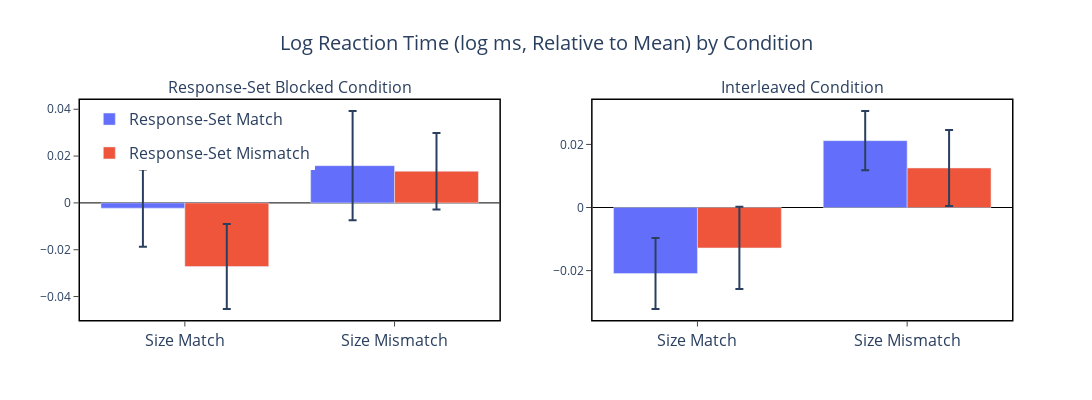
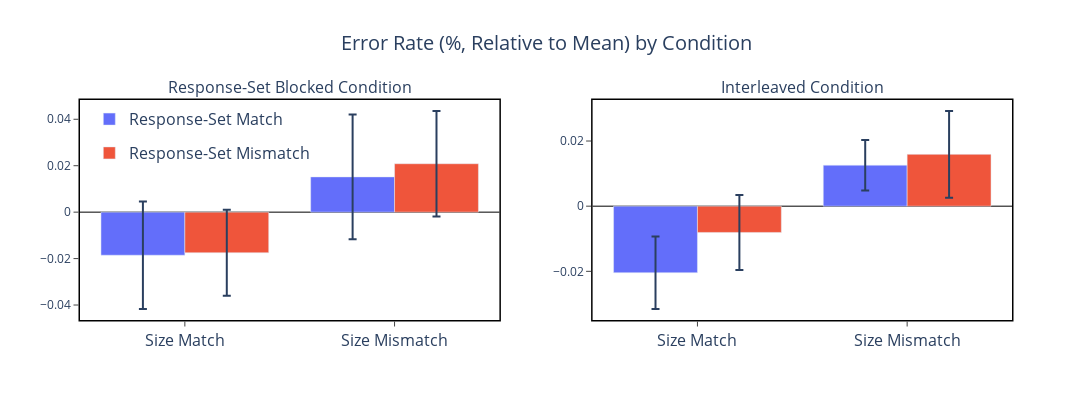

Notebook code cell kept with these figures, in order:
### Markdown cell above
### Plots

### Code cell
behavioral_data['cat_condition'] = behavioral_data['rand_condition']

acc_data = behavioral_data[behavioral_data.participant_type=='random']
acc_data = acc_data.groupby(['block_type_agg','size_condition','cat_condition','participant'],as_index=False).mean()
acc_data_interleaved = acc_data[acc_data.block_type_agg=='interleaved']
acc_data_blocked = acc_data[acc_data.block_type_agg=='random']

rt_data = behavioral_data[(behavioral_data.participant_type=='random')&(behavioral_data.correct==1)]
rt_data = rt_data.groupby(['block_type_agg','size_condition','cat_condition','participant'],as_index=False).mean()
rt_data_interleaved = rt_data[rt_data.block_type_agg=='interleaved']
rt_data_blocked = rt_data[rt_data.block_type_agg=='random']

plot_data_interleaved = data.add_within_subject_error_bars(rt_data_interleaved)
plot_data_interleaved = plot_data_interleaved.groupby(['cat_condition','size_condition'],as_index=False).mean()
plot_data_interleaved['cat_condition'] = plot_data_interleaved.cat_condition.replace({'a_ma':'Response-Set Match','a_ms':'Response-Set Mismatch'})
plot_data_interleaved['size_condition'] = plot_data_interleaved.size_condition.replace({'s_ma':'Size Match','s_ms':'Size Mismatch'})
plot_data_blocked = data.add_within_subject_error_bars(rt_data_blocked)
plot_data_blocked = plot_data_blocked.groupby(['cat_condition','size_condition'],as_index=False).mean()
plot_data_blocked['cat_condition'] = plot_data_blocked.cat_condition.replace({'a_ma':'Response-Set Match','a_ms':'Response-Set Mismatch'})
plot_data_blocked['size_condition'] = plot_data_blocked.size_condition.replace({'s_ma':'Size Match','s_ms':'Size Mismatch'})


acc_data_interleaved['error'] = 1-acc_data_interleaved.correct
plot_data_interleaved_acc = data.add_within_subject_error_bars(acc_data_interleaved,dv='error',remove_mean=True)
plot_data_interleaved_acc = plot_data_interleaved_acc.groupby(['cat_condition','size_condition'],as_index=False).mean()
plot_data_interleaved_acc['cat_condition'] = plot_data_interleaved_acc.cat_condition.replace({'a_ma':'Response-Set Match','a_ms':'Response-Set Mismatch'})
plot_data_interleaved_acc['size_condition'] = plot_data_interleaved_acc.size_condition.replace({'s_ma':'Size Match','s_ms':'Size Mismatch'})

acc_data_blocked['error'] = 1-acc_data_blocked.correct
plot_data_blocked_acc = data.add_within_subject_error_bars(acc_data_blocked,dv='error',remove_mean=True)
plot_data_blocked_acc = plot_data_blocked_acc.groupby(['cat_condition','size_condition'],as_index=False).mean()
plot_data_blocked_acc['cat_condition'] = plot_data_blocked_acc.cat_condition.replace({'a_ma':'Response-Set Match','a_ms':'Response-Set Mismatch'})
plot_data_blocked_acc['size_condition'] = plot_data_blocked_acc.size_condition.replace({'s_ma':'Size Match','s_ms':'Size Mismatch'})

from plotly.subplots import make_subplots
import plotly.graph_objects as go
import plotly.express as px


human_rt_interleaved = px.bar(plot_data_interleaved,x='size_condition',color='cat_condition',
       y='rt_normalized',barmode='group',error_y='rt_error')
human_rt_blocked = px.bar(plot_data_blocked,x='size_condition',color='cat_condition',
       y='rt_normalized',barmode='group',error_y='rt_error')
human_acc_interleaved = px.bar(plot_data_interleaved_acc,x='size_condition',color='cat_condition',
       y='error_normalized',barmode='group',error_y='error_error')
human_acc_blocked = px.bar(plot_data_blocked_acc,x='size_condition',color='cat_condition',
       y='error_normalized',barmode='group',error_y='error_error')

fig = make_subplots(rows=1,cols=2,column_titles=['Response-Set Blocked Condition','Interleaved Condition'])
fig.add_trace(human_rt_interleaved.data[0],row=1,col=1)
fig.add_trace(human_rt_interleaved.data[1],row=1,col=1)
fig.add_trace(human_rt_blocked.data[0],row=1,col=2)
fig.add_trace(human_rt_blocked.data[1],row=1,col=2)
for idx,trace in enumerate(fig.data):
    if idx > 1:
        trace.showlegend = False
fig.update_layout(title='Log Reaction Time (log ms, Relative to Mean) by Condition',yaxis_side='left',width=1200,height=400,
                  titlefont=dict(size=20))
fig.update_layout(plot_bgcolor='white',title_x=0.5,
                     legend=dict(yanchor='top',y=.99,xanchor='left',x=.01,font=dict(size=16)))
fig.update_xaxes(showline=True,linewidth=1.5,linecolor='black',tickfont=dict(size=16),
              mirror=True,ticks='outside',showgrid=False,titlefont=dict(size=20)
              )
fig.update_yaxes(showline=True,linewidth=1.5,linecolor='black',
              mirror=True,ticks='outside',showgrid=False,titlefont=dict(size=20),
              zeroline=True,zerolinecolor='black',zerolinewidth=1)
fig.show()

fig = make_subplots(rows=1,cols=2,column_titles=['Response-Set Blocked Condition','Interleaved Condition'])
fig.add_trace(human_acc_interleaved.data[0],row=1,col=1)
fig.add_trace(human_acc_interleaved.data[1],row=1,col=1)
fig.add_trace(human_acc_blocked.data[0],row=1,col=2)
fig.add_trace(human_acc_blocked.data[1],row=1,col=2)
for idx,trace in enumerate(fig.data):
    if idx > 1:
        trace.showlegend = False
fig.update_layout(title='Error Rate (%, Relative to Mean) by Condition',yaxis_side='left',width=1200,height=400,
                  titlefont=dict(size=20))
fig.update_layout(plot_bgcolor='white',title_x=0.5,
                     legend=dict(yanchor='top',y=.99,xanchor='left',x=.01,font=dict(size=16)))
fig.update_xaxes(showline=True,linewidth=1.5,linecolor='black',tickfont=dict(size=16),
              mirror=True,ticks='outside',showgrid=False,titlefont=dict(size=20)
              )
fig.update_yaxes(showline=True,linewidth=1.5,linecolor='black',
              mirror=True,ticks='outside',showgrid=False,titlefont=dict(size=20),
              zeroline=True,zerolinecolor='black',zerolinewidth=1)
fig.show()

### Figure 1 — Plotly figure (JSON) as saved in the notebook; plotly's stock layout.template omitted (floating-point values rounded to 4 significant figures)
{"data": [{"alignmentgroup": "True", "error_y": {"array": [0.01647, 0.02335]}, "hovertemplate": "cat_condition=Response-Set Match<br>size_condition=%{x}<br>rt_normalized=%{y}<extra></extra>", "legendgroup": "Response-Set Match", "marker": {"color": "#636efa", "pattern": {"shape": ""}}, "name": "Response-Set Match", "offsetgroup": "Response-Set Match", "orientation": "v", "showlegend": true, "textposition": "auto", "type": "bar", "x": ["Size Match", "Size Mismatch"], "xaxis": "x", "y": [-0.002235, 0.01591], "yaxis": "y"}, {"alignmentgroup": "True", "error_y": {"array": [0.01815, 0.01637]}, "hovertemplate": "cat_condition=Response-Set Mismatch<br>size_condition=%{x}<br>rt_normalized=%{y}<extra></extra>", "legendgroup": "Response-Set Mismatch", "marker": {"color": "#EF553B", "pattern": {"shape": ""}}, "name": "Response-Set Mismatch", "offsetgroup": "Response-Set Mismatch", "orientation": "v", "showlegend": true, "textposition": "auto", "type": "bar", "x": ["Size Match", "Size Mismatch"], "xaxis": "x", "y": [-0.02717, 0.0135], "yaxis": "y"}, {"alignmentgroup": "True", "error_y": {"array": [0.01125, 0.009394]}, "hovertemplate": "cat_condition=Response-Set Match<br>size_condition=%{x}<br>rt_normalized=%{y}<extra></extra>", "legendgroup": "Response-Set Match", "marker": {"color": "#636efa", "pattern": {"shape": ""}}, "name": "Response-Set Match", "offsetgroup": "Response-Set Match", "orientation": "v", "showlegend": false, "textposition": "auto", "type": "bar", "x": ["Size Match", "Size Mismatch"], "xaxis": "x2", "y": [-0.02093, 0.02121], "yaxis": "y2"}, {"alignmentgroup": "True", "error_y": {"array": [0.01302, 0.01205]}, "hovertemplate": "cat_condition=Response-Set Mismatch<br>size_condition=%{x}<br>rt_normalized=%{y}<extra></extra>", "legendgroup": "Response-Set Mismatch", "marker": {"color": "#EF553B", "pattern": {"shape": ""}}, "name": "Response-Set Mismatch", "offsetgroup": "Response-Set Mismatch", "orientation": "v", "showlegend": false, "textposition": "auto", "type": "bar", "x": ["Size Match", "Size Mismatch"], "xaxis": "x2", "y": [-0.01282, 0.01254], "yaxis": "y2"}], "layout": {"annotations": [{"font": {"size": 16}, "showarrow": false, "text": "Response-Set Blocked Condition", "x": 0.225, "xanchor": "center", "xref": "paper", "y": 1, "yanchor": "bottom", "yref": "paper"}, {"font": {"size": 16}, "showarrow": false, "text": "Interleaved Condition", "x": 0.775, "xanchor": "center", "xref": "paper", "y": 1, "yanchor": "bottom", "yref": "paper"}], "height": 400, "legend": {"font": {"size": 16}, "x": 0.01, "xanchor": "left", "y": 0.99, "yanchor": "top"}, "plot_bgcolor": "white", "title": {"font": {"size": 20}, "text": "Log Reaction Time (log ms, Relative to Mean) by Condition", "x": 0.5}, "width": 1200, "xaxis": {"anchor": "y", "domain": [0, 0.45], "linecolor": "black", "linewidth": 1.5, "mirror": true, "showgrid": false, "showline": true, "tickfont": {"size": 16}, "ticks": "outside", "title": {"font": {"size": 20}}}, "xaxis2": {"anchor": "y2", "domain": [0.55, 1], "linecolor": "black", "linewidth": 1.5, "mirror": true, "showgrid": false, "showline": true, "tickfont": {"size": 16}, "ticks": "outside", "title": {"font": {"size": 20}}}, "yaxis": {"anchor": "x", "domain": [0, 1], "linecolor": "black", "linewidth": 1.5, "mirror": true, "showgrid": false, "showline": true, "side": "left", "ticks": "outside", "title": {"font": {"size": 20}}, "zeroline": true, "zerolinecolor": "black", "zerolinewidth": 1}, "yaxis2": {"anchor": "x2", "domain": [0, 1], "linecolor": "black", "linewidth": 1.5, "mirror": true, "showgrid": false, "showline": true, "ticks": "outside", "title": {"font": {"size": 20}}, "zeroline": true, "zerolinecolor": "black", "zerolinewidth": 1}}}

### Figure 2 — Plotly figure (JSON) as saved in the notebook; plotly's stock layout.template omitted (floating-point values rounded to 4 significant figures)
{"data": [{"alignmentgroup": "True", "error_y": {"array": [0.02316, 0.02683]}, "hovertemplate": "cat_condition=Response-Set Match<br>size_condition=%{x}<br>error_normalized=%{y}<extra></extra>", "legendgroup": "Response-Set Match", "marker": {"color": "#636efa", "pattern": {"shape": ""}}, "name": "Response-Set Match", "offsetgroup": "Response-Set Match", "orientation": "v", "showlegend": true, "textposition": "auto", "type": "bar", "x": ["Size Match", "Size Mismatch"], "xaxis": "x", "y": [-0.01855, 0.01518], "yaxis": "y"}, {"alignmentgroup": "True", "error_y": {"array": [0.01851, 0.02271]}, "hovertemplate": "cat_condition=Response-Set Mismatch<br>size_condition=%{x}<br>error_normalized=%{y}<extra></extra>", "legendgroup": "Response-Set Mismatch", "marker": {"color": "#EF553B", "pattern": {"shape": ""}}, "name": "Response-Set Mismatch", "offsetgroup": "Response-Set Mismatch", "orientation": "v", "showlegend": true, "textposition": "auto", "type": "bar", "x": ["Size Match", "Size Mismatch"], "xaxis": "x", "y": [-0.01749, 0.02086], "yaxis": "y"}, {"alignmentgroup": "True", "error_y": {"array": [0.01114, 0.007752]}, "hovertemplate": "cat_condition=Response-Set Match<br>size_condition=%{x}<br>error_normalized=%{y}<extra></extra>", "legendgroup": "Response-Set Match", "marker": {"color": "#636efa", "pattern": {"shape": ""}}, "name": "Response-Set Match", "offsetgroup": "Response-Set Match", "orientation": "v", "showlegend": false, "textposition": "auto", "type": "bar", "x": ["Size Match", "Size Mismatch"], "xaxis": "x2", "y": [-0.02043, 0.01258], "yaxis": "y2"}, {"alignmentgroup": "True", "error_y": {"array": [0.01149, 0.0133]}, "hovertemplate": "cat_condition=Response-Set Mismatch<br>size_condition=%{x}<br>error_normalized=%{y}<extra></extra>", "legendgroup": "Response-Set Mismatch", "marker": {"color": "#EF553B", "pattern": {"shape": ""}}, "name": "Response-Set Mismatch", "offsetgroup": "Response-Set Mismatch", "orientation": "v", "showlegend": false, "textposition": "auto", "type": "bar", "x": ["Size Match", "Size Mismatch"], "xaxis": "x2", "y": [-0.008063, 0.01591], "yaxis": "y2"}], "layout": {"annotations": [{"font": {"size": 16}, "showarrow": false, "text": "Response-Set Blocked Condition", "x": 0.225, "xanchor": "center", "xref": "paper", "y": 1, "yanchor": "bottom", "yref": "paper"}, {"font": {"size": 16}, "showarrow": false, "text": "Interleaved Condition", "x": 0.775, "xanchor": "center", "xref": "paper", "y": 1, "yanchor": "bottom", "yref": "paper"}], "height": 400, "legend": {"font": {"size": 16}, "x": 0.01, "xanchor": "left", "y": 0.99, "yanchor": "top"}, "plot_bgcolor": "white", "title": {"font": {"size": 20}, "text": "Error Rate (%, Relative to Mean) by Condition", "x": 0.5}, "width": 1200, "xaxis": {"anchor": "y", "domain": [0, 0.45], "linecolor": "black", "linewidth": 1.5, "mirror": true, "showgrid": false, "showline": true, "tickfont": {"size": 16}, "ticks": "outside", "title": {"font": {"size": 20}}}, "xaxis2": {"anchor": "y2", "domain": [0.55, 1], "linecolor": "black", "linewidth": 1.5, "mirror": true, "showgrid": false, "showline": true, "tickfont": {"size": 16}, "ticks": "outside", "title": {"font": {"size": 20}}}, "yaxis": {"anchor": "x", "domain": [0, 1], "linecolor": "black", "linewidth": 1.5, "mirror": true, "showgrid": false, "showline": true, "side": "left", "ticks": "outside", "title": {"font": {"size": 20}}, "zeroline": true, "zerolinecolor": "black", "zerolinewidth": 1}, "yaxis2": {"anchor": "x2", "domain": [0, 1], "linecolor": "black", "linewidth": 1.5, "mirror": true, "showgrid": false, "showline": true, "ticks": "outside", "title": {"font": {"size": 20}}, "zeroline": true, "zerolinecolor": "black", "zerolinewidth": 1}}}
